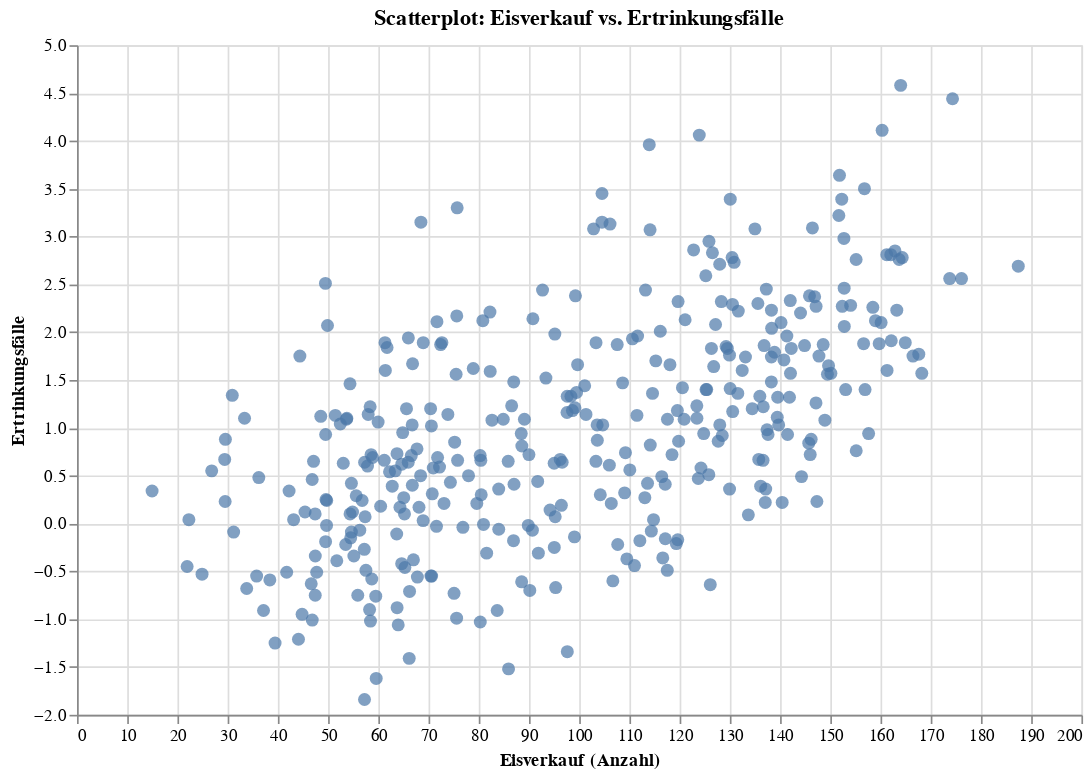

Write notebook code for a chart like this one.
### Code cell
#Altair-Chart ohne Farbkodierung
chart = (
    alt.Chart(df)
    .mark_circle(size=60, opacity=0.7)
    .encode(
        x=alt.X("ice_cream_sales", title="Eisverkauf (Anzahl)"),
        y=alt.Y("drownings", title="Ertrinkungsfälle"),
        tooltip=[
            alt.Tooltip("date:T", title="Datum"),
            alt.Tooltip("ice_cream_sales:Q", title="Eisverkauf"),
            alt.Tooltip("drownings:Q", title="Ertrinkungsfälle")
        ]
    )
    .properties(
        width=600,
        height=400,
        title="Scatterplot: Eisverkauf vs. Ertrinkungsfälle"
    )
    .interactive()
)

chart

### Figure 1 — Vega-Lite specification as saved in the notebook (floating-point values rounded to 4 significant figures; data arrays with more than 128 entries replaced by an {"elided": "..."} marker saying what was removed)
{"config": {"view": {"continuousWidth": 300, "continuousHeight": 300}}, "data": {"name": "data-ecc7f8274a93b049411de330d83bcd32"}, "mark": {"type": "circle", "opacity": 0.7, "size": 60}, "encoding": {"tooltip": [{"field": "date", "title": "Datum", "type": "temporal"}, {"field": "ice_cream_sales", "title": "Eisverkauf", "type": "quantitative"}, {"field": "drownings", "title": "Ertrinkungsfälle", "type": "quantitative"}], "x": {"field": "ice_cream_sales", "title": "Eisverkauf (Anzahl)", "type": "quantitative"}, "y": {"field": "drownings", "title": "Ertrinkungsfälle", "type": "quantitative"}}, "height": 400, "params": [{"name": "param_5", "select": {"type": "interval", "encodings": ["x", "y"]}, "bind": "scales"}], "title": "Scatterplot: Eisverkauf vs. Ertrinkungsfälle", "width": 600, "$schema": "https://vega.github.io/schema/vega-lite/v5.20.1.json", "datasets": {"data-ecc7f8274a93b049411de330d83bcd32": {"elided": "365 records"}}}
